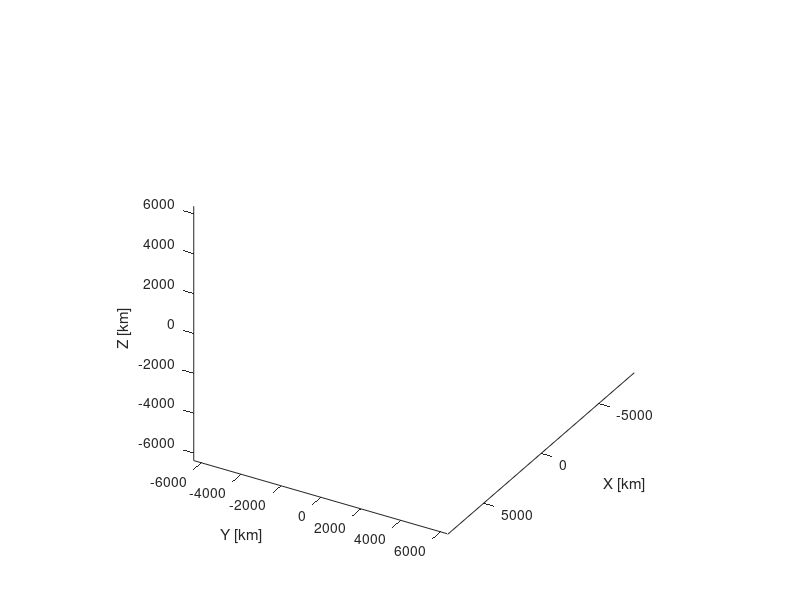

The MATLAB script that drew this image: (Note: this script raises an error after producing the figure.)
function Earth3d(Rt,fg)
if nargin==0
    Rt=6378;
end
Earth_image = "8081_earthmap10k.jpg";
%Earth_image = "BlueMarble.png";
% Earth_image = 'http://upload.wikimedia.org/wikipedia/commons/thumb/c/cd/Land_ocean_ice_2048.jpg/1024px-Land_ocean_ice_2048.jpg';

%% Figure

% Choose the color of the figure background
background_plot = 'k';

% Create the figure
fg.Color = background_plot;
%figure('Color', background_plot);
hold("on");
%grid("on");

% Set the axes scale equal
axis("equal");

% Put the axes labels
xlabel('X [km]');
ylabel('Y [km]');
zlabel('Z [km]');

% Set initial view
view(120,30);

%% Create Earth surface as a wireframe

% Define the number of panels to be used to model the sphere 
npanels = 100;  

% Create a 3D meshgrid of the sphere points using the ellipsoid function
[x, y, z] = ellipsoid(0, 0, 0, Rt, Rt, Rt, npanels);

% Create the globe with the surf function
globe = surf(x, y, -z, 'FaceColor', 'none', 'EdgeColor', 'none');

%% Texturemap the globe

% Load Earth image for texture map
cdata = imread(Earth_image);

% Set the transparency of the globe: 1 = opaque, 0 = invisible
alpha = 1; 

% Set the 'FaceColor' to 'texturemap' to apply an image on the globe, and
% specify the image data using the 'CData' property with the data loaded 
% from the image. Finally, set the transparency and remove the edges.
set(globe, 'FaceColor', 'texturemap', 'CData', cdata, 'FaceAlpha', alpha, 'EdgeColor', 'none');
ax = gca; set(ax,'Color','k');
ax.XAxis.Visible = 'off';
ax.YAxis.Visible = 'off';
ax.ZAxis.Visible = 'off';
end